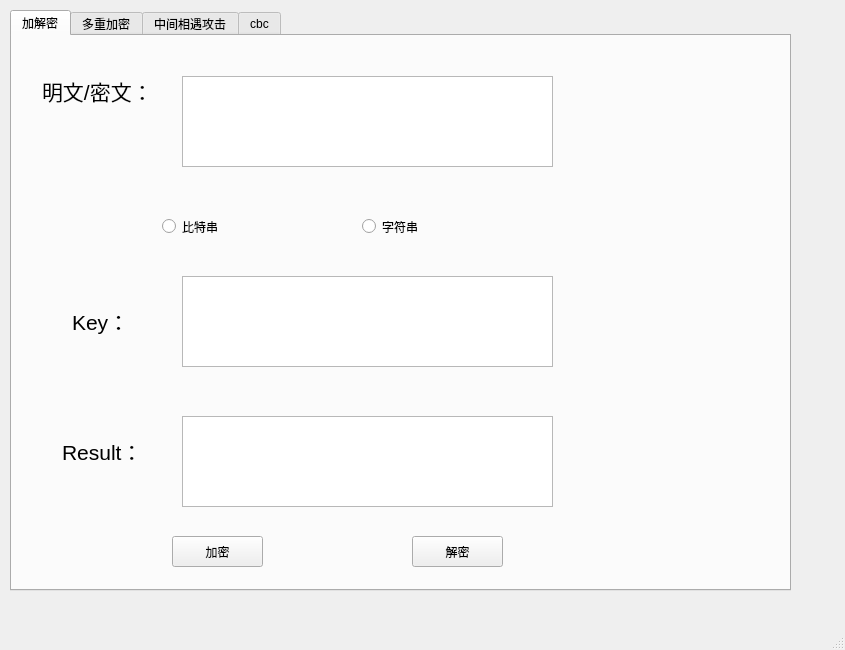
<?xml version="1.0" encoding="UTF-8"?>
<ui version="4.0">
 <class>MainWindow</class>
 <widget class="QMainWindow" name="MainWindow">
  <property name="geometry">
   <rect>
    <x>0</x>
    <y>0</y>
    <width>845</width>
    <height>650</height>
   </rect>
  </property>
  <property name="windowTitle">
   <string>MainWindow</string>
  </property>
  <widget class="QWidget" name="centralwidget">
   <widget class="QTabWidget" name="tabWidget">
    <property name="geometry">
     <rect>
      <x>10</x>
      <y>10</y>
      <width>781</width>
      <height>581</height>
     </rect>
    </property>
    <property name="currentIndex">
     <number>0</number>
    </property>
    <widget class="QWidget" name="tab">
     <attribute name="title">
      <string>加解密</string>
     </attribute>
     <widget class="QLabel" name="label">
      <property name="geometry">
       <rect>
        <x>30</x>
        <y>30</y>
        <width>111</width>
        <height>51</height>
       </rect>
      </property>
      <property name="text">
       <string>&lt;html&gt;&lt;head/&gt;&lt;body&gt;&lt;p&gt;&lt;span style=&quot; font-size:16pt;&quot;&gt;明文/密文：&lt;/span&gt;&lt;/p&gt;&lt;/body&gt;&lt;/html&gt;</string>
      </property>
     </widget>
     <widget class="QTextEdit" name="textEdit">
      <property name="geometry">
       <rect>
        <x>170</x>
        <y>40</y>
        <width>371</width>
        <height>91</height>
       </rect>
      </property>
     </widget>
     <widget class="QTextEdit" name="textEdit_2">
      <property name="geometry">
       <rect>
        <x>170</x>
        <y>240</y>
        <width>371</width>
        <height>91</height>
       </rect>
      </property>
     </widget>
     <widget class="QLabel" name="label_4">
      <property name="geometry">
       <rect>
        <x>60</x>
        <y>260</y>
        <width>111</width>
        <height>51</height>
       </rect>
      </property>
      <property name="text">
       <string>&lt;html&gt;&lt;head/&gt;&lt;body&gt;&lt;p&gt;&lt;span style=&quot; font-size:16pt;&quot;&gt;Key：&lt;/span&gt;&lt;/p&gt;&lt;/body&gt;&lt;/html&gt;</string>
      </property>
     </widget>
     <widget class="QLabel" name="label_5">
      <property name="geometry">
       <rect>
        <x>50</x>
        <y>390</y>
        <width>111</width>
        <height>51</height>
       </rect>
      </property>
      <property name="text">
       <string>&lt;html&gt;&lt;head/&gt;&lt;body&gt;&lt;p&gt;&lt;span style=&quot; font-size:16pt;&quot;&gt;Result：&lt;/span&gt;&lt;/p&gt;&lt;/body&gt;&lt;/html&gt;</string>
      </property>
     </widget>
     <widget class="QTextEdit" name="textEdit_3">
      <property name="geometry">
       <rect>
        <x>170</x>
        <y>380</y>
        <width>371</width>
        <height>91</height>
       </rect>
      </property>
     </widget>
     <widget class="QPushButton" name="pushButton">
      <property name="geometry">
       <rect>
        <x>160</x>
        <y>500</y>
        <width>91</width>
        <height>31</height>
       </rect>
      </property>
      <property name="text">
       <string>加密</string>
      </property>
     </widget>
     <widget class="QPushButton" name="pushButton_2">
      <property name="geometry">
       <rect>
        <x>400</x>
        <y>500</y>
        <width>91</width>
        <height>31</height>
       </rect>
      </property>
      <property name="text">
       <string>解密</string>
      </property>
     </widget>
     <widget class="QRadioButton" name="radioButton">
      <property name="geometry">
       <rect>
        <x>150</x>
        <y>180</y>
        <width>86</width>
        <height>21</height>
       </rect>
      </property>
      <property name="text">
       <string>比特串</string>
      </property>
     </widget>
     <widget class="QRadioButton" name="radioButton_2">
      <property name="geometry">
       <rect>
        <x>350</x>
        <y>180</y>
        <width>86</width>
        <height>21</height>
       </rect>
      </property>
      <property name="text">
       <string>字符串</string>
      </property>
     </widget>
    </widget>
    <widget class="QWidget" name="tab_2">
     <attribute name="title">
      <string>多重加密</string>
     </attribute>
     <widget class="QLabel" name="label_6">
      <property name="geometry">
       <rect>
        <x>30</x>
        <y>50</y>
        <width>81</width>
        <height>41</height>
       </rect>
      </property>
      <property name="text">
       <string>&lt;html&gt;&lt;head/&gt;&lt;body&gt;&lt;p&gt;&lt;span style=&quot; font-size:16pt;&quot;&gt;明密文：&lt;/span&gt;&lt;/p&gt;&lt;/body&gt;&lt;/html&gt;</string>
      </property>
     </widget>
     <widget class="QTextEdit" name="textEdit_4">
      <property name="geometry">
       <rect>
        <x>110</x>
        <y>50</y>
        <width>271</width>
        <height>131</height>
       </rect>
      </property>
     </widget>
     <widget class="QLabel" name="label_7">
      <property name="geometry">
       <rect>
        <x>450</x>
        <y>50</y>
        <width>41</width>
        <height>41</height>
       </rect>
      </property>
      <property name="text">
       <string>&lt;html&gt;&lt;head/&gt;&lt;body&gt;&lt;p&gt;&lt;span style=&quot; font-size:16pt;&quot;&gt;Key：&lt;/span&gt;&lt;/p&gt;&lt;/body&gt;&lt;/html&gt;</string>
      </property>
     </widget>
     <widget class="QTextEdit" name="textEdit_5">
      <property name="geometry">
       <rect>
        <x>500</x>
        <y>50</y>
        <width>271</width>
        <height>131</height>
       </rect>
      </property>
     </widget>
     <widget class="QLabel" name="label_10">
      <property name="geometry">
       <rect>
        <x>10</x>
        <y>280</y>
        <width>101</width>
        <height>41</height>
       </rect>
      </property>
      <property name="text">
       <string>&lt;html&gt;&lt;head/&gt;&lt;body&gt;&lt;p&gt;&lt;span style=&quot; font-size:16pt;&quot;&gt;KeyOrder：&lt;/span&gt;&lt;/p&gt;&lt;/body&gt;&lt;/html&gt;</string>
      </property>
     </widget>
     <widget class="QLabel" name="label_11">
      <property name="geometry">
       <rect>
        <x>400</x>
        <y>280</y>
        <width>91</width>
        <height>41</height>
       </rect>
      </property>
      <property name="text">
       <string>&lt;html&gt;&lt;head/&gt;&lt;body&gt;&lt;p&gt;&lt;span style=&quot; font-size:16pt;&quot;&gt;Strategy：&lt;/span&gt;&lt;/p&gt;&lt;/body&gt;&lt;/html&gt;</string>
      </property>
     </widget>
     <widget class="QTextEdit" name="textEdit_6">
      <property name="geometry">
       <rect>
        <x>110</x>
        <y>290</y>
        <width>271</width>
        <height>41</height>
       </rect>
      </property>
     </widget>
     <widget class="QTextEdit" name="textEdit_7">
      <property name="geometry">
       <rect>
        <x>500</x>
        <y>290</y>
        <width>271</width>
        <height>41</height>
       </rect>
      </property>
     </widget>
     <widget class="QLabel" name="label_12">
      <property name="geometry">
       <rect>
        <x>10</x>
        <y>380</y>
        <width>101</width>
        <height>41</height>
       </rect>
      </property>
      <property name="text">
       <string>&lt;html&gt;&lt;head/&gt;&lt;body&gt;&lt;p&gt;&lt;span style=&quot; font-size:16pt;&quot;&gt;Result：&lt;/span&gt;&lt;/p&gt;&lt;/body&gt;&lt;/html&gt;</string>
      </property>
     </widget>
     <widget class="QTextEdit" name="textEdit_8">
      <property name="geometry">
       <rect>
        <x>90</x>
        <y>390</y>
        <width>531</width>
        <height>91</height>
       </rect>
      </property>
     </widget>
     <widget class="QPushButton" name="pushButton_3">
      <property name="geometry">
       <rect>
        <x>150</x>
        <y>510</y>
        <width>101</width>
        <height>31</height>
       </rect>
      </property>
      <property name="text">
       <string>加密</string>
      </property>
     </widget>
     <widget class="QPushButton" name="pushButton_4">
      <property name="geometry">
       <rect>
        <x>400</x>
        <y>510</y>
        <width>101</width>
        <height>31</height>
       </rect>
      </property>
      <property name="text">
       <string>解密</string>
      </property>
     </widget>
     <widget class="QRadioButton" name="radioButton_3">
      <property name="geometry">
       <rect>
        <x>110</x>
        <y>210</y>
        <width>86</width>
        <height>21</height>
       </rect>
      </property>
      <property name="text">
       <string>比特串</string>
      </property>
     </widget>
     <widget class="QRadioButton" name="radioButton_4">
      <property name="geometry">
       <rect>
        <x>380</x>
        <y>210</y>
        <width>86</width>
        <height>21</height>
       </rect>
      </property>
      <property name="text">
       <string>字符串</string>
      </property>
     </widget>
    </widget>
    <widget class="QWidget" name="tab_3">
     <attribute name="title">
      <string>中间相遇攻击</string>
     </attribute>
     <widget class="QPushButton" name="pushButton_5">
      <property name="geometry">
       <rect>
        <x>300</x>
        <y>500</y>
        <width>121</width>
        <height>41</height>
       </rect>
      </property>
      <property name="text">
       <string>攻击</string>
      </property>
     </widget>
     <widget class="QLabel" name="label_13">
      <property name="geometry">
       <rect>
        <x>30</x>
        <y>30</y>
        <width>61</width>
        <height>41</height>
       </rect>
      </property>
      <property name="text">
       <string>&lt;html&gt;&lt;head/&gt;&lt;body&gt;&lt;p&gt;&lt;span style=&quot; font-size:16pt;&quot;&gt;明文：&lt;/span&gt;&lt;/p&gt;&lt;/body&gt;&lt;/html&gt;</string>
      </property>
     </widget>
     <widget class="QTextEdit" name="textEdit_9">
      <property name="geometry">
       <rect>
        <x>120</x>
        <y>30</y>
        <width>561</width>
        <height>171</height>
       </rect>
      </property>
     </widget>
     <widget class="QLabel" name="label_14">
      <property name="geometry">
       <rect>
        <x>30</x>
        <y>220</y>
        <width>61</width>
        <height>41</height>
       </rect>
      </property>
      <property name="text">
       <string>&lt;html&gt;&lt;head/&gt;&lt;body&gt;&lt;p&gt;&lt;span style=&quot; font-size:16pt;&quot;&gt;密文：&lt;/span&gt;&lt;/p&gt;&lt;/body&gt;&lt;/html&gt;</string>
      </property>
     </widget>
     <widget class="QTextEdit" name="textEdit_10">
      <property name="geometry">
       <rect>
        <x>120</x>
        <y>230</y>
        <width>561</width>
        <height>141</height>
       </rect>
      </property>
     </widget>
     <widget class="QLabel" name="label_15">
      <property name="geometry">
       <rect>
        <x>30</x>
        <y>390</y>
        <width>61</width>
        <height>41</height>
       </rect>
      </property>
      <property name="text">
       <string>&lt;html&gt;&lt;head/&gt;&lt;body&gt;&lt;p&gt;&lt;span style=&quot; font-size:16pt;&quot;&gt;Key：&lt;/span&gt;&lt;/p&gt;&lt;/body&gt;&lt;/html&gt;</string>
      </property>
     </widget>
     <widget class="QTextEdit" name="textEdit_11">
      <property name="geometry">
       <rect>
        <x>120</x>
        <y>390</y>
        <width>561</width>
        <height>91</height>
       </rect>
      </property>
     </widget>
    </widget>
    <widget class="QWidget" name="tab_4">
     <attribute name="title">
      <string>cbc</string>
     </attribute>
     <widget class="QLabel" name="label_16">
      <property name="geometry">
       <rect>
        <x>20</x>
        <y>40</y>
        <width>71</width>
        <height>20</height>
       </rect>
      </property>
      <property name="text">
       <string>&lt;html&gt;&lt;head/&gt;&lt;body&gt;&lt;p&gt;&lt;span style=&quot; font-size:16pt;&quot;&gt;明密文：&lt;/span&gt;&lt;/p&gt;&lt;/body&gt;&lt;/html&gt;</string>
      </property>
     </widget>
     <widget class="QTextEdit" name="textEdit_12">
      <property name="geometry">
       <rect>
        <x>100</x>
        <y>40</y>
        <width>551</width>
        <height>121</height>
       </rect>
      </property>
     </widget>
     <widget class="QTextEdit" name="textEdit_13">
      <property name="geometry">
       <rect>
        <x>100</x>
        <y>240</y>
        <width>551</width>
        <height>31</height>
       </rect>
      </property>
     </widget>
     <widget class="QTextEdit" name="textEdit_14">
      <property name="geometry">
       <rect>
        <x>100</x>
        <y>290</y>
        <width>551</width>
        <height>71</height>
       </rect>
      </property>
     </widget>
     <widget class="QTextEdit" name="textEdit_15">
      <property name="geometry">
       <rect>
        <x>100</x>
        <y>370</y>
        <width>551</width>
        <height>91</height>
       </rect>
      </property>
     </widget>
     <widget class="QLabel" name="label_19">
      <property name="geometry">
       <rect>
        <x>60</x>
        <y>240</y>
        <width>31</width>
        <height>20</height>
       </rect>
      </property>
      <property name="text">
       <string>&lt;html&gt;&lt;head/&gt;&lt;body&gt;&lt;p&gt;&lt;span style=&quot; font-size:16pt;&quot;&gt;Ⅳ：&lt;/span&gt;&lt;/p&gt;&lt;/body&gt;&lt;/html&gt;</string>
      </property>
     </widget>
     <widget class="QLabel" name="label_20">
      <property name="geometry">
       <rect>
        <x>50</x>
        <y>300</y>
        <width>41</width>
        <height>20</height>
       </rect>
      </property>
      <property name="text">
       <string>&lt;html&gt;&lt;head/&gt;&lt;body&gt;&lt;p&gt;&lt;span style=&quot; font-size:16pt;&quot;&gt;Key：&lt;/span&gt;&lt;/p&gt;&lt;/body&gt;&lt;/html&gt;</string>
      </property>
     </widget>
     <widget class="QLabel" name="label_21">
      <property name="geometry">
       <rect>
        <x>20</x>
        <y>380</y>
        <width>71</width>
        <height>20</height>
       </rect>
      </property>
      <property name="text">
       <string>&lt;html&gt;&lt;head/&gt;&lt;body&gt;&lt;p&gt;&lt;span style=&quot; font-size:16pt;&quot;&gt;Result：&lt;/span&gt;&lt;/p&gt;&lt;/body&gt;&lt;/html&gt;</string>
      </property>
     </widget>
     <widget class="QPushButton" name="pushButton_6">
      <property name="geometry">
       <rect>
        <x>150</x>
        <y>480</y>
        <width>91</width>
        <height>31</height>
       </rect>
      </property>
      <property name="text">
       <string>加密</string>
      </property>
     </widget>
     <widget class="QPushButton" name="pushButton_7">
      <property name="geometry">
       <rect>
        <x>440</x>
        <y>480</y>
        <width>91</width>
        <height>31</height>
       </rect>
      </property>
      <property name="text">
       <string>解密</string>
      </property>
     </widget>
     <widget class="QRadioButton" name="radioButton_5">
      <property name="geometry">
       <rect>
        <x>140</x>
        <y>190</y>
        <width>86</width>
        <height>21</height>
       </rect>
      </property>
      <property name="text">
       <string>比特串</string>
      </property>
     </widget>
     <widget class="QRadioButton" name="radioButton_6">
      <property name="geometry">
       <rect>
        <x>400</x>
        <y>190</y>
        <width>86</width>
        <height>21</height>
       </rect>
      </property>
      <property name="text">
       <string>字符串</string>
      </property>
     </widget>
    </widget>
   </widget>
  </widget>
  <widget class="QMenuBar" name="menubar">
   <property name="geometry">
    <rect>
     <x>0</x>
     <y>0</y>
     <width>845</width>
     <height>22</height>
    </rect>
   </property>
  </widget>
  <widget class="QStatusBar" name="statusbar"/>
 </widget>
 <resources/>
 <connections/>
</ui>
